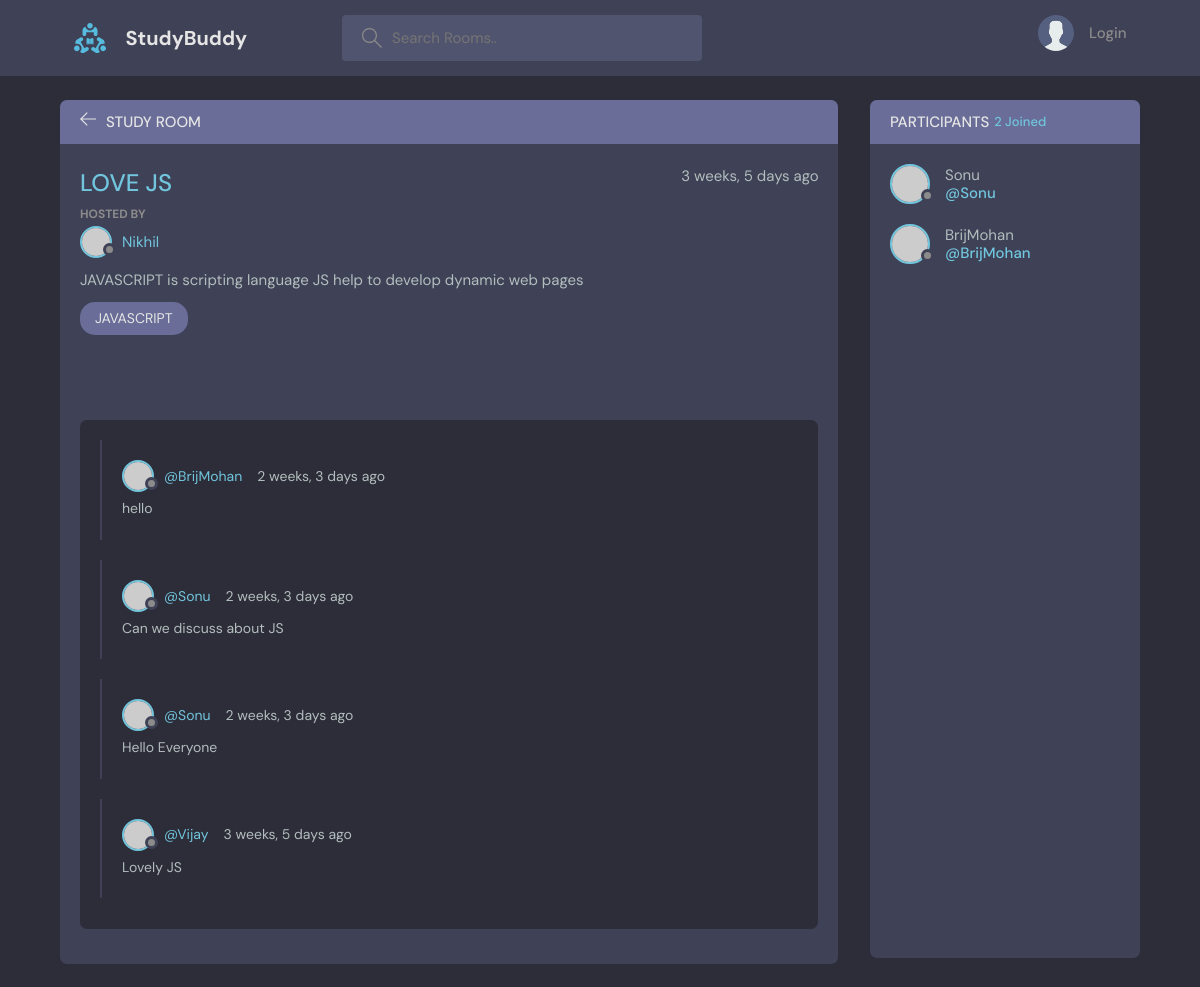
Page /room/2/ on the committed database.
### base/models.py (models this page shows, shortened)
class Room(models.Model):
    host = models.ForeignKey(User,on_delete=models.SET_NULL,null=True)
    topic = models.ForeignKey(Topic,on_delete=models.SET_NULL,null=True)
    name = models.CharField(max_length=200)
    participants = models.ManyToManyField(User,related_name='participants',blank=True)
    description = models.TextField(null=True,blank=True)
    updated=models.DateTimeField(auto_now=True)
    created = models.DateTimeField(auto_now_add=True)
    class Meta:
        ordering = ['-updated','-created']

class Topic(models.Model):
    name = models.CharField(max_length=200)
    def __str__(self):
        return self.name

class Message(models.Model):
    user = models.ForeignKey(User,on_delete=models.CASCADE)
    room = models.ForeignKey(Room,on_delete=models.CASCADE)
    body = models.TextField()
    updated=models.DateTimeField(auto_now=True)
    created = models.DateTimeField(auto_now_add=True)
    class Meta:
        ordering = ['-updated','-created']

### base/views.py (the view, shortened to what this page needs)
# urls.py: path('room/<str:pk>/',views.room,name='room'),
def room(request,pk):
    room = Room.objects.get(id=pk)
    room_messages = room.message_set.all()
    participants = room.participants.all()
    context={'room':room,'room_messages':room_messages,'participants':participants}
    return render(request,'base/room.html',context)

### base/templates/base/room.html (shortened to what this page needs)
{% extends 'main.html' %}
{% block content %}
    <main class="profile-page layout layout--2">
      <div class="container">
        <div class="room">
          <div class="room__top">
            <div class="room__topLeft">
              <a href="{% url 'home' %}">
                <svg version="1.1" xmlns="http://www.w3.org/2000/svg" width="32" height="32" viewBox="0 0 32 32">
                  <title>arrow-left</title>
                  <path
                    d="M13.723 2.286l-13.723 13.714 13.719 13.714 1.616-1.611-10.96-10.96h27.625v-2.286h-27.625l10.965-10.965-1.616-1.607z"
                  ></path>
                </svg>
              </a>
              <h3>Study Room</h3>
            </div>
          </div>
          <div class="room__box scroll">
            <div class="room__header scroll">
              <div class="room__info">
                <h3>{{room.name}}</h3>
                <span>{{room.created | timesince}} ago </span>
              </div>
              <div class="room__hosted">
                <p>Hosted By</p>
                <a href="{url 'user-profile' room.host.id %}" class="room__author">
                  <div class="avatar avatar--small">
                    <img src="https://randomuser.me/api/portraits/men/37.jpg" />
                  </div>
                  <span>{{room.host.username}}</span>
                </a>
              </div>
              <div class="room__details">
                {{room.description}}
              </div>
              <span class="room__topics">{{room.topic}}</span>
            </div>
            <div class="room__conversation">
            <div class="threads scroll">
                  {%for message in room_messages %}
                <div class="thread">
                  <div class="thread__top">
                    <div class="thread__author">
                      <a href="#" class="thread__authorInfo">
                        <div class="avatar avatar--small">
                          <img src="https://randomuser.me/api/portraits/men/37.jpg" />
                        </div>
                        <span>@{{message.user.username}}</span>
                      </a>
                      <span class="thread__date">{{message.created|timesince}} ago</span>
                    </div>
                  </div>
                  <div class="thread__details">
                    {{message.body}}
                  </div>
                </div>
                {% endfor %}
              </div>
            </div>
          </div>
        </div>
        <div class="participants">
          <h3 class="participants__top">Participants <span>{{room.participants.count}} Joined</span></h3>
          <div class="participants__list scroll">
            {% for user in participants %}
            <a href="{% url 'user-profile' user.id %}" class="participant">
              <div class="avatar avatar--medium">
                <img src="https://randomuser.me/api/portraits/men/37.jpg" />
              </div>
              <p>
                {{user.username}}
                <span>@{{user.username}}</span>
              </p>
            </a>
            {% endfor %}
          </div>
        </div>
      </div>
    </main>
 {% endblock %}

### rows in the picture
Room: name "LOVE JS", created "3 weeks, 5 days", host.username "Nikhil", description "JAVASCRIPT is scripting language JS help to develop dynamic web pages", topic "JAVASCRIPT", participants.count "2"
Message: user.username "BrijMohan", created "2 weeks, 3 days", body "hello"
Message: user.username "Sonu", created "2 weeks, 3 days", body "Can we discuss about JS"
Message: user.username "Sonu", created "2 weeks, 3 days", body "Hello Everyone"
Message: user.username "Vijay", created "3 weeks, 5 days", body "Lovely JS"

### other values in the picture
{{ user.username }} "Sonu"
{{ user.username }} "BrijMohan"
